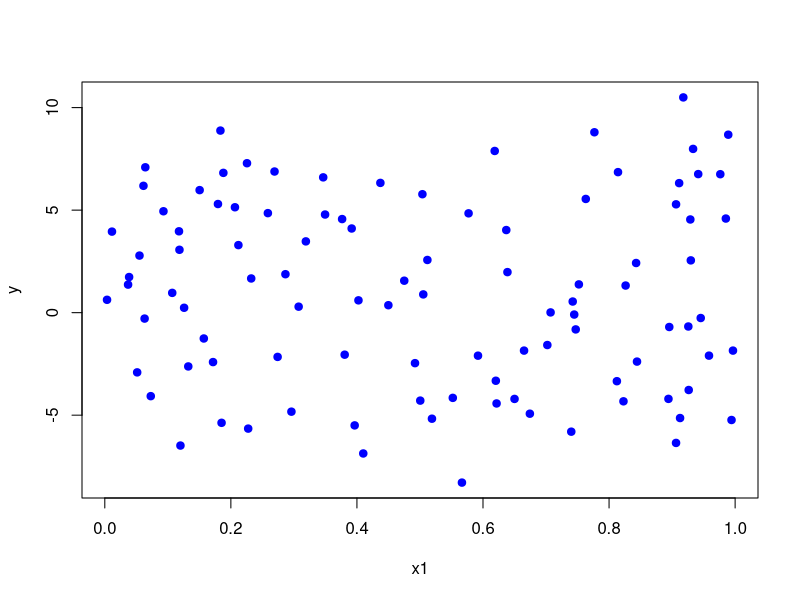
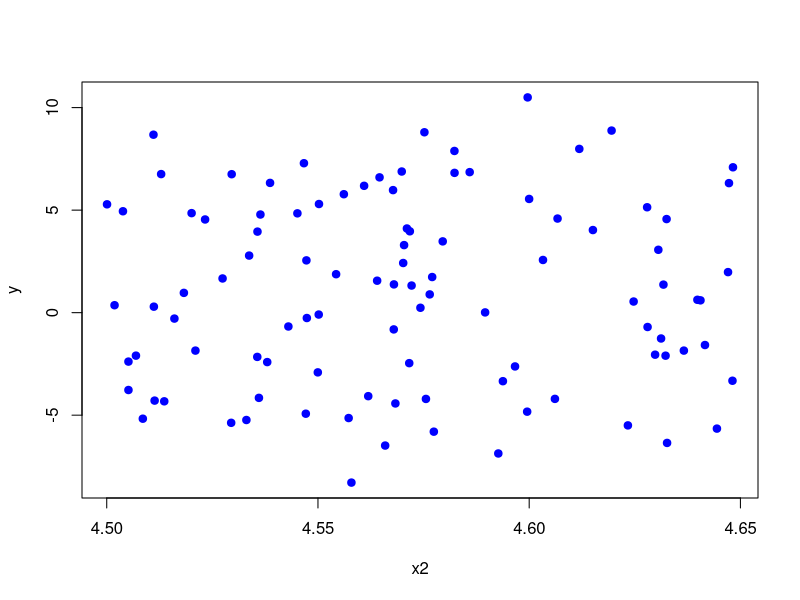
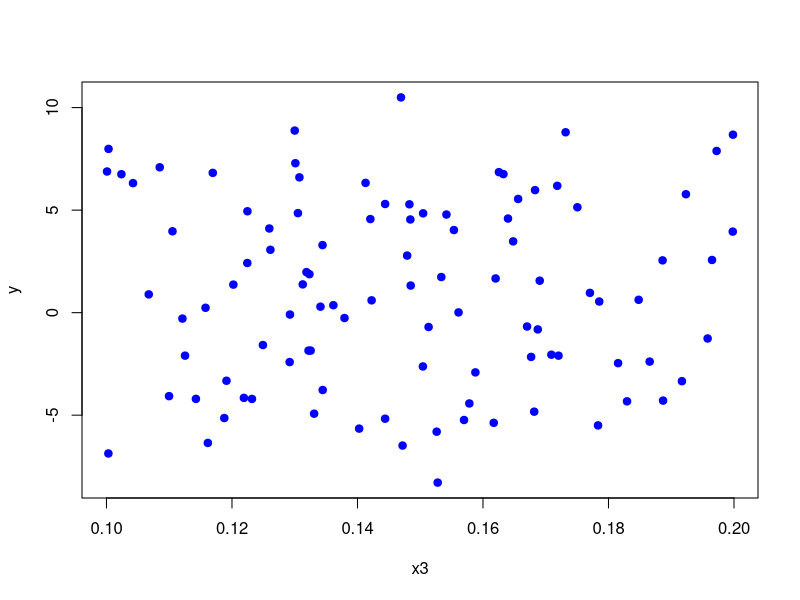
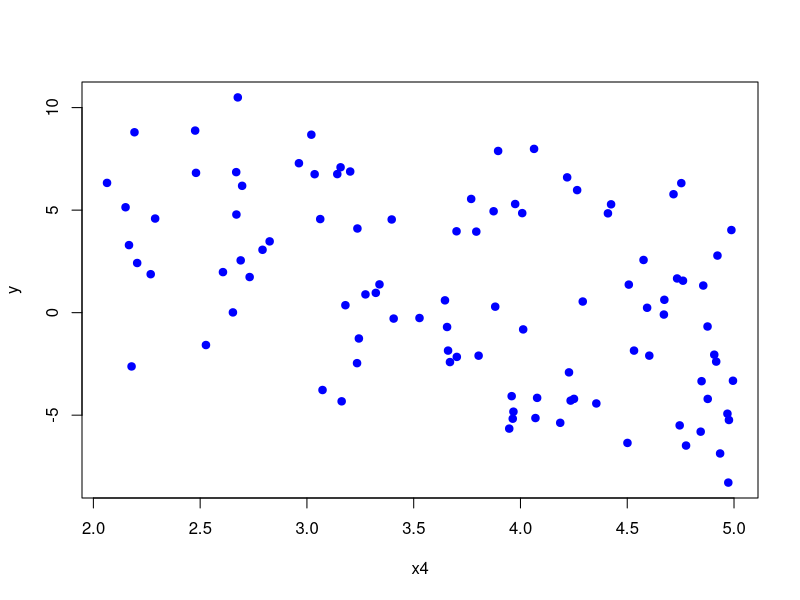
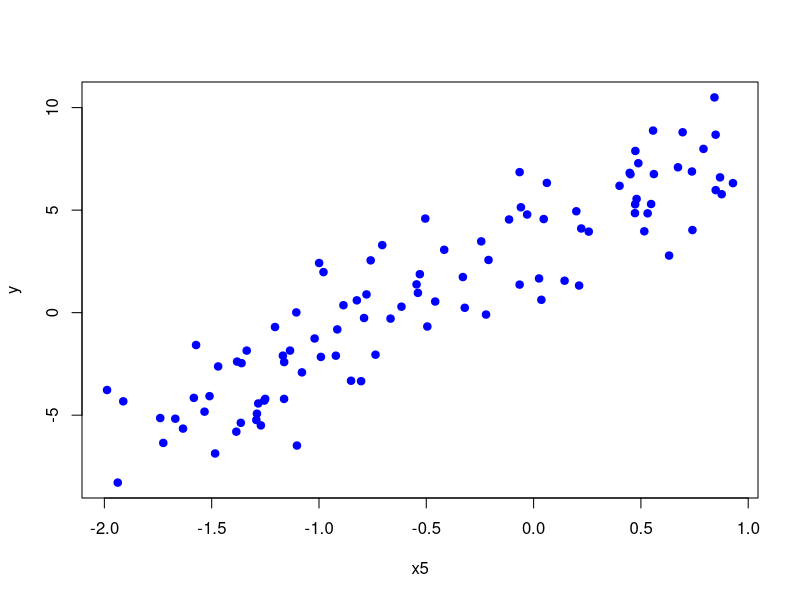

Write the R code that produced these figures, in order.
eps=rnorm(100)
x1=runif(100, 0,1)
x2=runif(100, 4.5,4.65)
x3=runif(100,0.1,0.2)
x4=runif(100,2,5)
x5=runif(100, -2,1)

y=2*x1+3*x2+x3-2*x4+5*x5-4+eps

DataF=data.frame(y,x1,x2,x3,x4,x5)


plot(y~x1, pch=19, col="blue")
plot(y~x2, pch=19, col="blue")
plot(y~x3, pch=19, col="blue")
plot(y~x4, pch=19, col="blue")
plot(y~x5, pch=19, col="blue")


LinMod=lm(y~x1+x2+x3+x4+x5, DataF) 

summary(LinMod) 

a=summary(LinMod) 


a$coefficients
a$coefficients[,3]

library("car")
an=anova(LinMod) #Type 1 sum of squares  
An=Anova(LinMod) #Type 2 sum of squares  

an$`Sum Sq`

